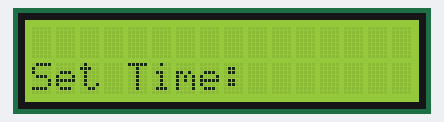
The sketch below on a simulated Arduino Uno, built with avr-gcc and run on an emulated ATmega328P. Parts: 16×2 character LCD. Wiring (inferred from the names in the program): 4×4 keypad with keys 1 2 3 A 4 5 6 B 7 8 9 C * 0 # D (labels assumed): rows pin 10, pin 11, pin 12, pin 13; columns pin 6, pin 7, pin 8, pin 9. The local clock reads 2024-03-15 10:24:30 at power-on unless the sketch sets it.

Above: at 0.2 s.
At 4.2 s:
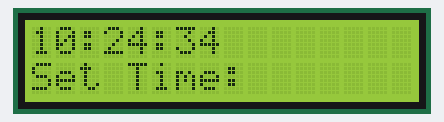
At 10.4 s:
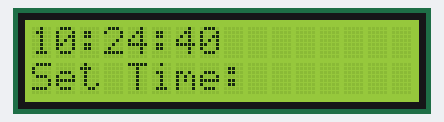
At 19.6 s:
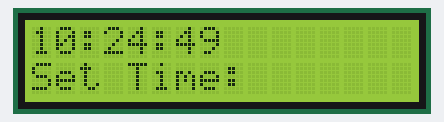
At 28.8 s:
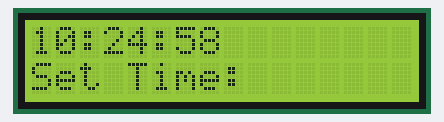
At 38.0 s:
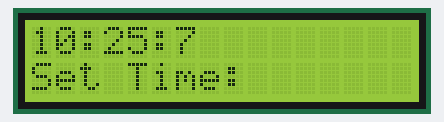

The sketch:

Timer_lcd.ino
```cpp
#include<LiquidCrystal.h>
#include <Wire.h>
#include "RTClib.h"
RTC_DS1307 rtc;

int rs = 5 , e = 3, d4 = 2, d5 = 16, d6 = 15, d7 = 14;
LiquidCrystal lcd(rs, e, d4, d5, d6, d7);
int r1 = 13, r2 = 12, r3 = 11, r4 = 10 ;
int c1 = 9, c2 = 8, c3 = 7 , c4 = 6 ;
/*
   0 1 2 3
   4 5 6 7
   8 9 A B
   C D E F
*/

void setup()
{ lcd.begin(16, 2);
Serial.begin(9600);
    if (! rtc.begin()) {
    Serial.println("Couldn't find RTC");
    while (1);
  // all rows as OUTPUT, columns as INPUT, make all Columns HIGH
  pinMode(r1, OUTPUT);  pinMode(r2, OUTPUT);  pinMode(r3, OUTPUT);   pinMode(r4, OUTPUT);
  pinMode(c1, INPUT);   pinMode(c2, INPUT);   pinMode(c3, INPUT);    pinMode(c4, INPUT);
  digitalWrite(c1, HIGH);  digitalWrite(c2, HIGH);  digitalWrite(c3, HIGH);  digitalWrite(c4, HIGH);

}
}
//rtc.adjust(DateTime(2019,11, 26, 02, 29,10));

void loop()
{
  keypad();
  showTime();
}
void showTime()
{
  lcd.setCursor(0, 0);
  DateTime now = rtc.now();
  lcd.print(now.hour(), DEC);
  lcd.print(':');
  lcd.print(now.minute(), DEC);
  lcd.print(':');
  lcd.print(now.second(), DEC);
   delay(2000);
}
void keypad() {
 lcd.begin(16, 2);
lcd.setCursor(0, 1);
lcd.print("Set Time:" ) ;
 //make ROW1 as LOW, rest all rows HIGH and check all the corresponding columns
  digitalWrite(r1, LOW);   digitalWrite(r2, HIGH);  digitalWrite(r3, HIGH); digitalWrite(r4, HIGH);
  if (digitalRead(c1) == LOW) {
    lcd.print("H");

  }
  if (digitalRead(c2) == LOW) {
    lcd.print("M");

  }
  if (digitalRead(c3) == LOW) {
    lcd.print("S");

  }
  if (digitalRead(c4) == LOW) {
    lcd.print("E");

  }

  //make ROW2 as LOW, rest all rows HIGH and check all the corresponding columns
  digitalWrite(r1, HIGH);   digitalWrite(r2, LOW);  digitalWrite(r3, HIGH); digitalWrite(r4, HIGH);
  if (digitalRead(c1) == LOW) {
    lcd.print("3");

  }
  if (digitalRead(c2) == LOW) {
    lcd.print("6");

  }
  if (digitalRead(c3) == LOW) {
    lcd.print("9");

  }
  if (digitalRead(c4) == LOW) {
    lcd.print("-");

  }

  //make ROW3 as LOW, rest all rows HIGH and check all the corresponding columns
  digitalWrite(r1, HIGH);   digitalWrite(r2, HIGH);  digitalWrite(r3, LOW); digitalWrite(r4, HIGH);
  if (digitalRead(c1) == LOW) {
    lcd.print("2");

  }
  if (digitalRead(c2) == LOW) {
    lcd.print("5");

  }
  if (digitalRead(c3) == LOW) {
    lcd.print("8");

  }
  if (digitalRead(c4) == LOW) {
    lcd.print("0");

  }

  //make ROW4 as LOW, rest all rows HIGH and check all the corresponding columns
  digitalWrite(r1, HIGH);   digitalWrite(r2, HIGH);  digitalWrite(r3, HIGH); digitalWrite(r4, LOW);
  if (digitalRead(c1) == LOW) {
    lcd.print("1");

  }
  if (digitalRead(c2) == LOW) {
    lcd.print("4");

  }
  if (digitalRead(c3) == LOW) {
    lcd.print("7");

  }
  if (digitalRead(c4) == LOW) {
    lcd.print("C");

  }
  delay(1000);
}
```

Measured:
- what the display in image 0 shows lasts 1.0 s, from 0.1 s to 1.1 s
- what the display in image 1 shows lasts 2.1 s, from 4.2 s to 6.3 s
